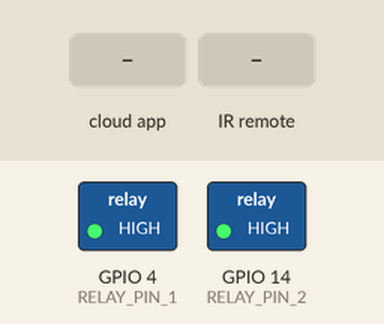
Simulated run of this sketch. Board: ESP8266 (NodeMCU). On the bench: switched loads named in the sketch (green lamp = pin HIGH). Inputs (shaded band) come from the test bench. WiFi joins after 1.5 s; servers stay silent unless stated; what the sketch prints to the serial monitor is not drawn.

Above: at 2.7 s.
2.8 s: the phone or cloud app sets lamp.one to 1
At 3.9 s:
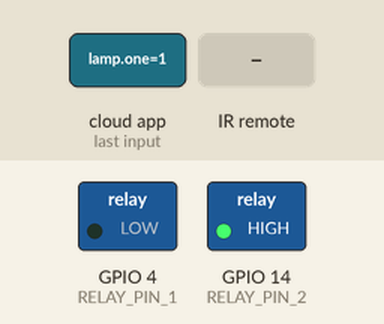
4.3 s: the phone or cloud app sets lamp.two to 1
At 5.0 s:
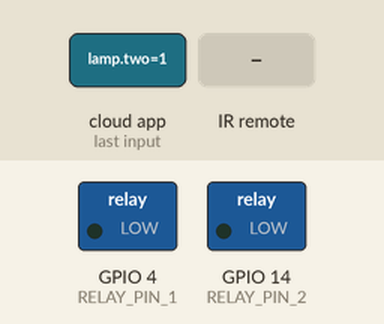
5.8 s: the phone or cloud app sets lamp.one to 0
At 6.2 s:
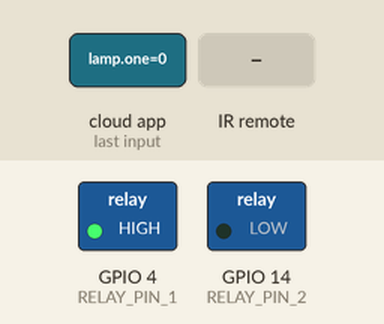
7.3 s: infrared code 0x680FB8 received
At 8.5 s:
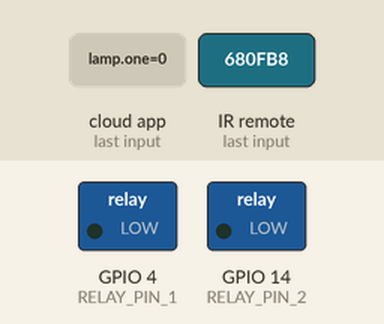
8.8 s: infrared code 0x906878 received
At 9.6 s:
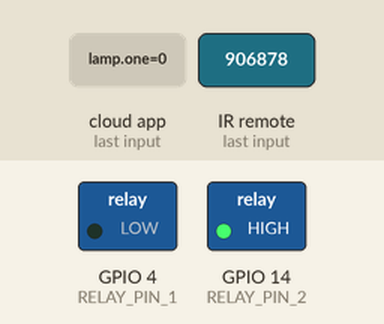
Timing chart, 0 to 11.8 s (numbered marks = the images above; inputs shaded):
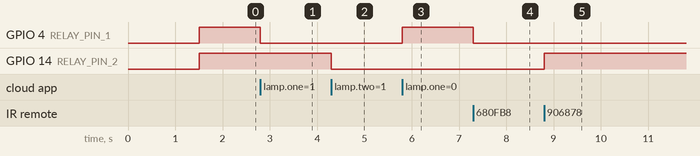

The sketch:

alexa_kjokken.ino
```cpp
#include <Arduino.h>
#ifdef ESP32
  #include <WiFi.h>
  #define RF_RECEIVER 13
  #define RELAY_PIN_1 12
  #define RELAY_PIN_2 14
#else
  #include <ESP8266WiFi.h>
  #define RF_RECEIVER 5
  #define RELAY_PIN_1 4
  #define RELAY_PIN_2 14
#endif
#include "fauxmoESP.h"

#include <RCSwitch.h>

#define SERIAL_BAUDRATE 115200

#define WIFI_SSID "REPLACE_WITH_YOUR_SSID"
#define WIFI_PASS "REPLACE_WITH_YOUR_PASSWORD"

#define LAMP_1 "lamp one"
#define LAMP_2 "lamp two"

fauxmoESP fauxmo;

RCSwitch mySwitch = RCSwitch();

// Wi-Fi Connection
void wifiSetup() {
  // Set WIFI module to STA mode
  WiFi.mode(WIFI_STA);

  // Connect
  Serial.printf("[WIFI] Connecting to %s ", WIFI_SSID);
  WiFi.begin(WIFI_SSID, WIFI_PASS);

  // Wait
  while (WiFi.status() != WL_CONNECTED) {
    Serial.print(".");
    delay(100);
  }
  Serial.println();

  // Connected!
  Serial.printf("[WIFI] STATION Mode, SSID: %s, IP address: %s\n", WiFi.SSID().c_str(), WiFi.localIP().toString().c_str());
}

void setup() {
  // Init serial port and clean garbage
  Serial.begin(SERIAL_BAUDRATE);
  Serial.println();

  // Wi-Fi connection
  wifiSetup();

  // LED
  pinMode(RELAY_PIN_1, OUTPUT);
  digitalWrite(RELAY_PIN_1, HIGH);

  pinMode(RELAY_PIN_2, OUTPUT);
  digitalWrite(RELAY_PIN_2, HIGH);

  mySwitch.enableReceive(RF_RECEIVER);  // Receiver on interrupt 0 => that is pin #2

  // You can enable or disable the library at any moment
  // Disabling it will prevent the devices from being discovered and switched
  fauxmo.enable(true);

  // Add virtual devices
  fauxmo.addDevice(LAMP_1);
  fauxmo.addDevice(LAMP_2);

  // fauxmoESP 2.0.0 has changed the callback signature to add the device_id,
  // this way it's easier to match devices to action without having to compare strings.
  fauxmo.onSetState([](unsigned char device_id, const char * device_name, bool state) {
    Serial.printf("[MAIN] Device #%d (%s) state: %s\n", device_id, device_name, state ? "ON" : "OFF");
    if ( (strcmp(device_name, LAMP_1) == 0) ) {
      // this just sets a variable that the main loop() does something about
      Serial.println("RELAY 1 switched by Alexa");
      //digitalWrite(RELAY_PIN_1, !digitalRead(RELAY_PIN_1));
      if (state) {
        digitalWrite(RELAY_PIN_1, LOW);
      } else {
        digitalWrite(RELAY_PIN_1, HIGH);
      }
    }
    if ( (strcmp(device_name, LAMP_2) == 0) ) {
      // this just sets a variable that the main loop() does something about
      Serial.println("RELAY 2 switched by Alexa");
      if (state) {
        digitalWrite(RELAY_PIN_2, LOW);
      } else {
        digitalWrite(RELAY_PIN_2, HIGH);
      }
    }
  });

  // Callback to retrieve current state (for GetBinaryState queries)
  /*fauxmo.onGetState([](unsigned char device_id, const char * device_name) {
      //return !digitalRead(RELAY_PIN_1);
      return
  });*/
}

void loop() {
  // Since fauxmoESP 2.0 the library uses the "compatibility" mode by
  // default, this means that it uses WiFiUdp class instead of AsyncUDP.
  // The later requires the Arduino Core for ESP8266 staging version
  // whilst the former works fine with current stable 2.3.0 version.
  // But, since it's not "async" anymore we have to manually poll for UDP
  // packets
  fauxmo.handle();

  /*static unsigned long last = millis();
  if (millis() - last > 5000) {
    last = millis();
    Serial.printf("[MAIN] Free heap: %d bytes\n", ESP.getFreeHeap());
  }*/


  if (mySwitch.available()) {
  /*Serial.print("Received ");
    Serial.print( mySwitch.getReceivedValue() );
    Serial.print(" / ");
    Serial.print( mySwitch.getReceivedBitlength() );
    Serial.print("bit ");
    Serial.print("Protocol: ");
    Serial.println( mySwitch.getReceivedProtocol() );*/
    if (mySwitch.getReceivedValue()==6819768) {
      digitalWrite(RELAY_PIN_1, !digitalRead(RELAY_PIN_1));
    }
    if (mySwitch.getReceivedValue()==9463928) {
      digitalWrite(RELAY_PIN_2, !digitalRead(RELAY_PIN_2));
    }
    delay(600);
    mySwitch.resetAvailable();
  }
}
```

Measured:
- after the input at 2.8 s, GPIO 4 (RELAY_PIN_1): HIGH → LOW at once
- after the input at 4.3 s, GPIO 14 (RELAY_PIN_2): HIGH → LOW at once
- after the input at 5.8 s, GPIO 4 (RELAY_PIN_1): LOW → HIGH at once
- after the input at 7.3 s, GPIO 4 (RELAY_PIN_1): HIGH → LOW at once
- after the input at 8.8 s, GPIO 14 (RELAY_PIN_2): LOW → HIGH at once
